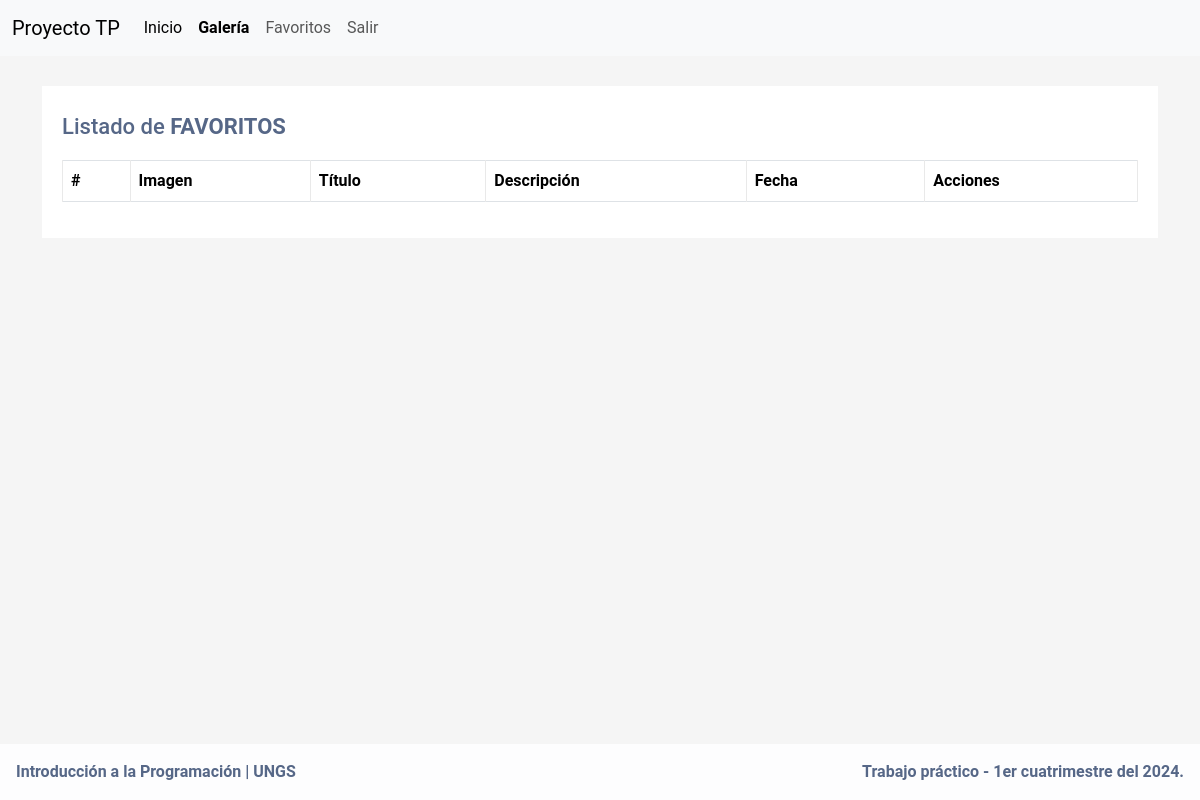
The app's page /favourites/ (signed in), older data.
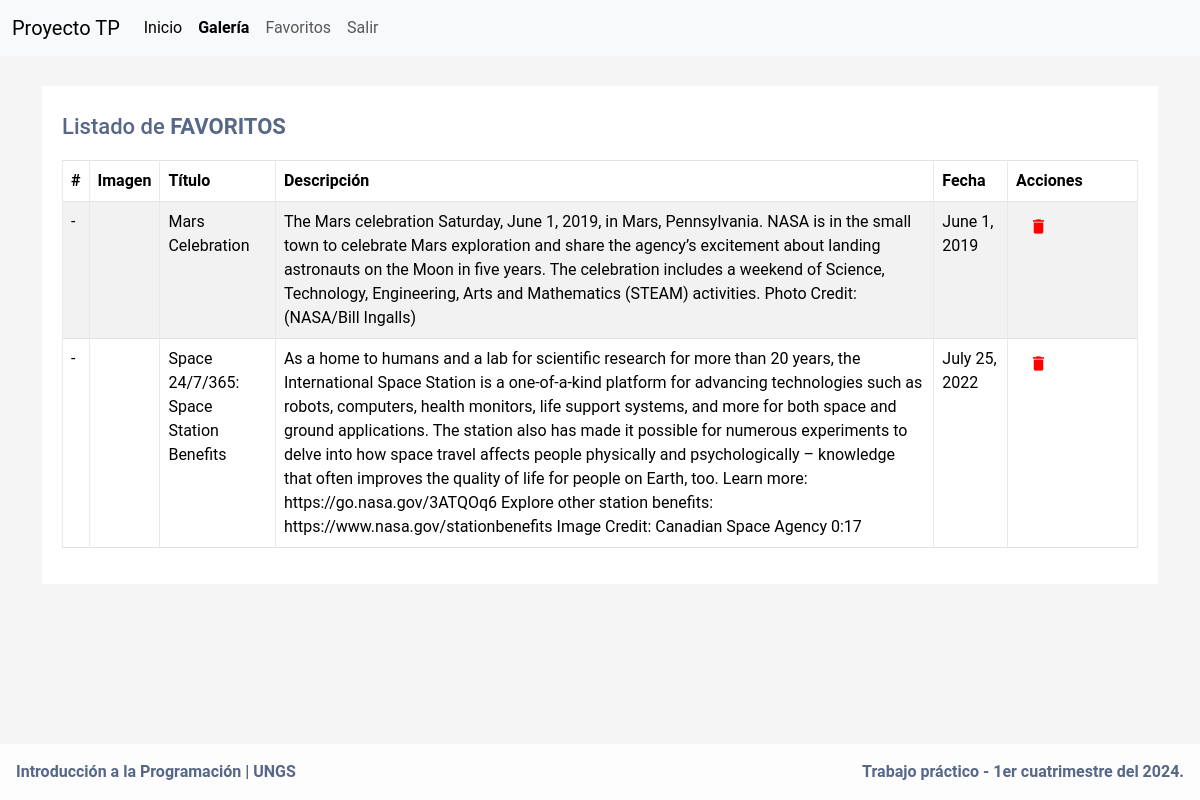
The same page, newer data.
### nasa_image_gallery/models.py (models this page shows)
class Favourite(models.Model):
    title = models.CharField(max_length=200)
    description = models.TextField()
    image_url = models.TextField()
    date = models.DateField()
    user = models.ForeignKey(settings.AUTH_USER_MODEL, on_delete=models.CASCADE) # asociamos el favorito con el usuario en cuestión.
    class Meta:
        unique_together = ('user', 'title', 'description', 'image_url', 'date')

### nasa_image_gallery/views.py (the view)
# urls.py: path('favourites/', views.getAllFavouritesByUser, name='favoritos'),
@login_required
def getAllFavouritesByUser(request):
    favourite_list = Favourite.objects.filter(user=request.user)
    return render(request, 'favourites.html', {'favourite_list': favourite_list})

### main/context_processors.py (called while the page is built)
def version(request):
    return {'VERSION': config.VERSION}

### nasa_image_gallery/templates/favourites.html (shortened to what this page needs)
{% extends 'header.html' %} {% block content %}
<div class="container-xl">
    <div class="table-responsive">
        <div class="table-wrapper">
            <div class="table-title">
                <div class="row">
                    <div class="col-sm-8">
                        <h2>Listado de <strong>FAVORITOS</strong></h2>
                    </div>
                </div>
            </div>
            <table class="table table-striped table-hover table-bordered">
                <thead>
                    <tr>
                        <th>#</th>
                        <th>Imagen</th>
                        <th>Título </th>
                        <th>Descripción</th>
                        <th>Fecha </th>
                        <th>Acciones</th>
                    </tr>
                </thead>
                <tbody>
                    {% for favorito in favourite_list %}
                    <tr>
                        <td>-</td>
                        <td><img src="{{ favorito.image_url }}" alt="" style="max-width: 200px; max-height: 200px;"></td>
                        <td>{{ favorito.title }}</td>
                        <td>{{ favorito.description }}</td>
                        <td>{{ favorito.date }}</td>
                        <td>
                            <form method="post" action="{% url 'borrar-favorito' %}">
                                <button type="submit" class="btn" style="color:red"><i class="material-icons">&#xE872;</i></button>
                            </form>
                        </td>
                    </tr>
                    {% endfor %}
                </tbody>
            </table>
        </div>
    </div>
</div>
{% endblock %}

Row changes from the older to the newer data that the page shows:
added Favourite: title "Mars Celebration", description "The Mars celebration Saturday, June 1, 2019, in Mars, Pennsylvania. NASA is in the small town to celebrate Mars exploration and share the agency’s excitement about landing astronauts on the Moon in five years. The celebration includes a weekend of Science, Technology, Engineering, Arts and Mathematics (STEAM) activities. Photo Credit: (NASA/Bill Ingalls)", date "June 1, 2019"
added Favourite: title "Space 24/7/365: Space Station Benefits", description "As a home to humans and a lab for scientific research for more than 20 years, the International Space Station is a one-of-a-kind platform for advancing technologies such as robots, computers, health monitors, life support systems, and more for both space and ground applications. The station also has made it possible for numerous experiments to delve into how space travel affects people physically and psychologically – knowledge that often improves the quality of life for people on Earth, too. Learn more: https://go.nasa.gov/3ATQOq6 Explore other station benefits: https://www.nasa.gov/stationbenefits Image Credit: Canadian Space Agency 0:17", date "July 25, 2022"
